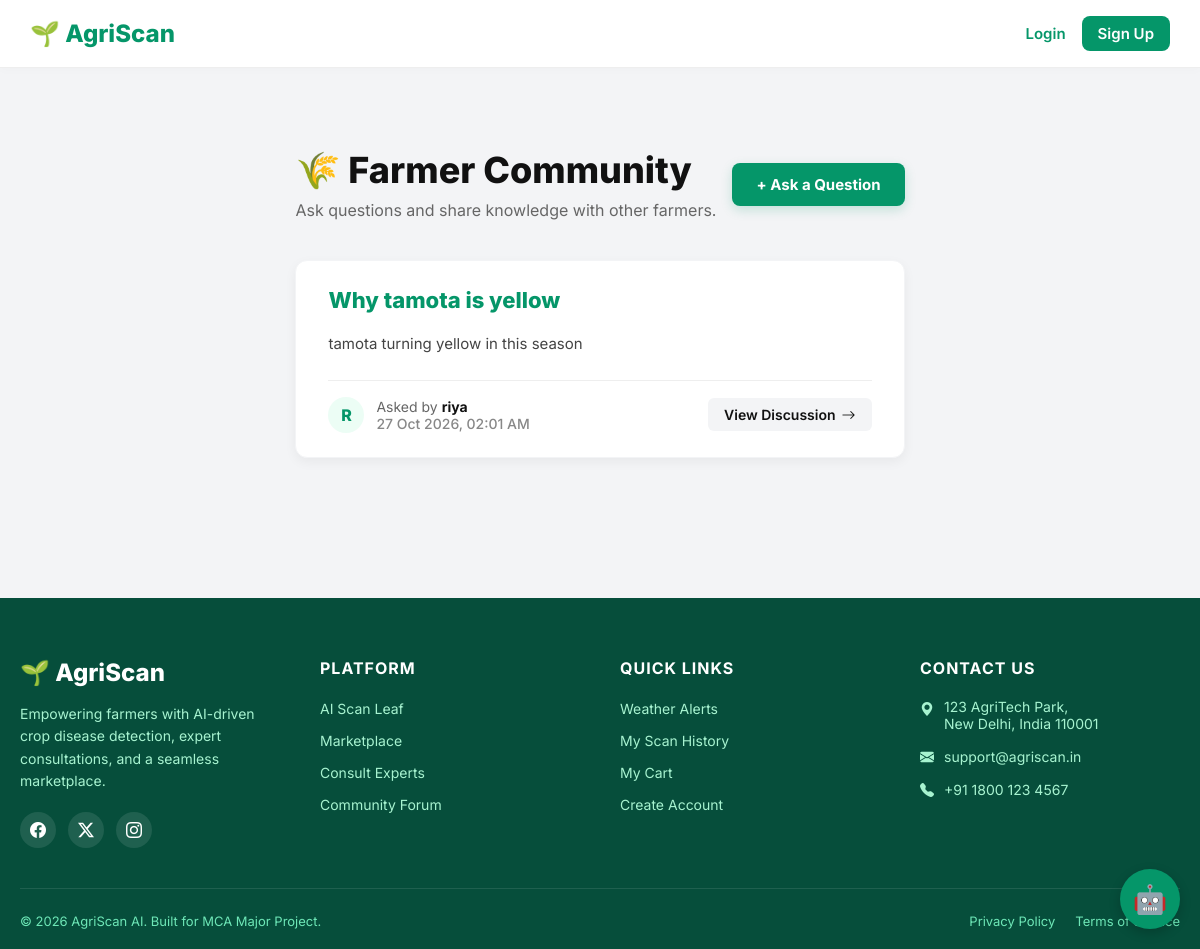
Page /community/forum/ on the earlier database version.
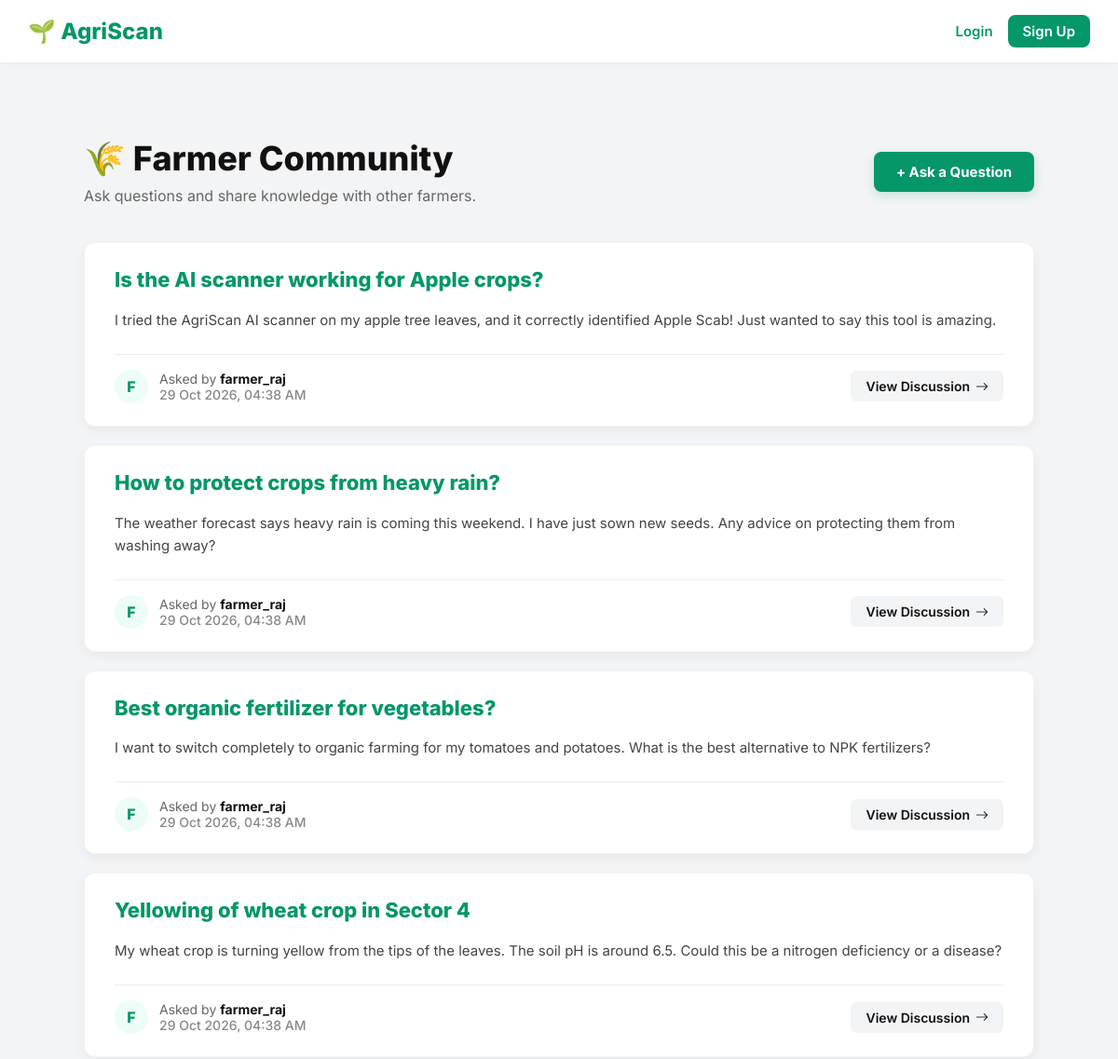
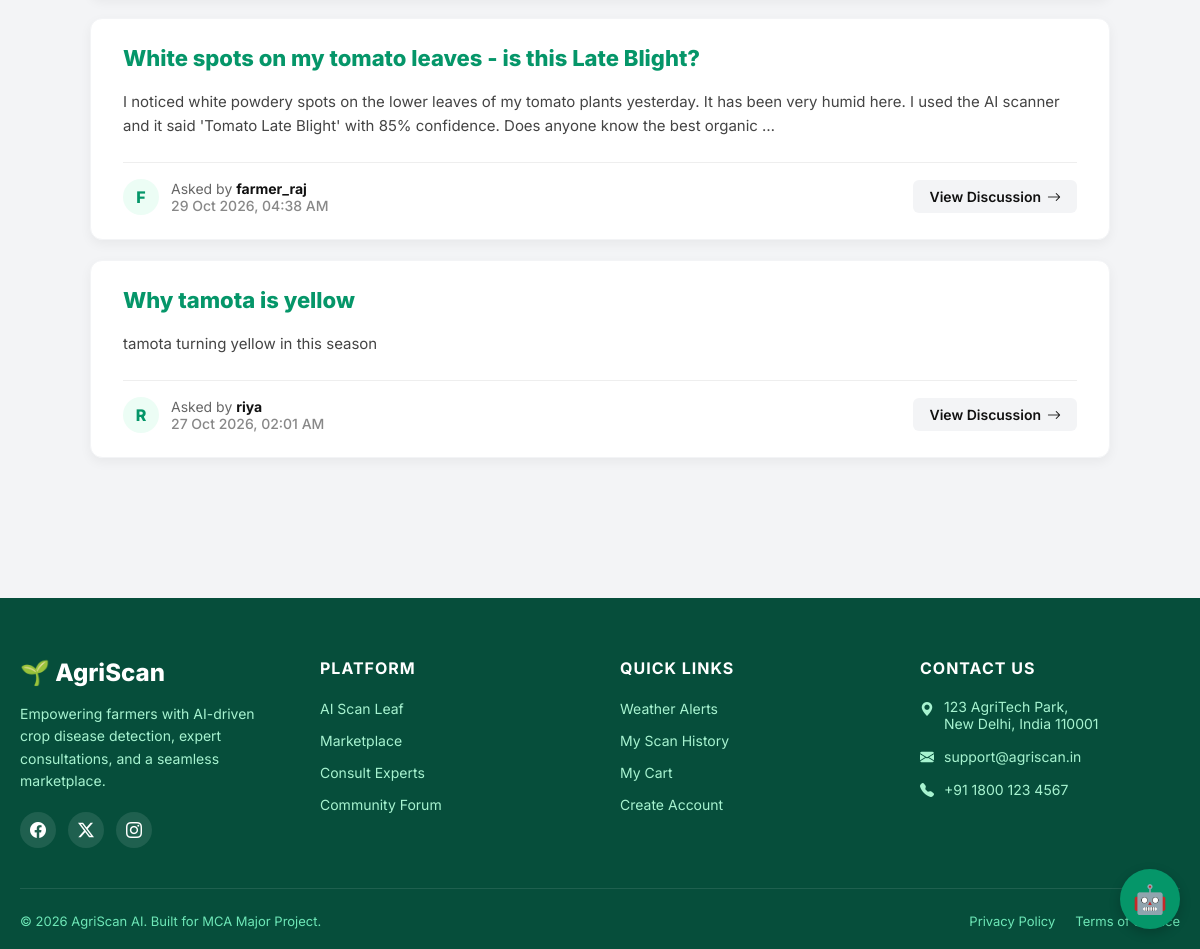
Same page on the later database version (2 pictures, top to bottom).
### community/models.py (models this page shows)
class ForumPost(models.Model):
    author = models.ForeignKey(User, on_delete=models.CASCADE)
    title = models.CharField(max_length=200)
    content = models.TextField()
    created_at = models.DateTimeField(auto_now_add=True)

### accounts/models.py (models this page shows)
class User(AbstractUser):
    ROLE_CHOICES = (
        ('farmer', 'Farmer'),
        ('agronomist', 'Agronomist'),
        ('seller', 'Seller'),
        ('admin', 'Admin'),
    )
    role = models.CharField(max_length=20, choices=ROLE_CHOICES, default='farmer')
    phone = models.CharField(max_length=15, blank=True)

### community/views.py (the view)
# urls.py: path('forum/', views.forum_list, name='forum_list'),
def forum_list(request):
    posts = ForumPost.objects.all().order_by('-created_at')
    return render(request, 'community/forum_list.html', {'posts': posts})

### templates/community/forum_list.html (shortened to what this page needs)
{% extends "base.html" %}
{% block content %}
<div class="forum-container">
    <div class="forum-header">
        <div>
            <h1 style="font-size: 36px; font-weight: 800; color: #111; margin-bottom: 8px;">🌾 Farmer Community</h1>
            <p style="color: #666; font-size: 16px;">Ask questions and share knowledge with other farmers.</p>
        </div>
        <a href="{% url 'create_post' %}" style="background: #059669; color: white; padding: 12px 24px; border-radius: 8px; text-decoration: none; font-weight: 700; font-size: 15px; box-shadow: 0 4px 12px rgba(5, 150, 105, 0.2); transition: 0.2s;">
            + Ask a Question
        </a>
    </div>
    {% for post in posts %}
    <div class="forum-card">
        <a href="{% url 'post_detail' post.id %}" class="forum-title">
            {{ post.title }}
        </a>
        <p class="forum-content">
            {{ post.content|truncatewords:40 }}
        </p>
        <div class="forum-meta">
            <div class="author-info">
                <div class="avatar">{{ post.author.username|first|upper }}</div>
                <div>
                    <div class="author-text">Asked by <strong>{{ post.author.username }}</strong></div>
                    <div class="date-text">{{ post.created_at|date:"d M Y, h:i A" }}</div>
                </div>
            </div>
            <a href="{% url 'post_detail' post.id %}" class="read-more-btn">
                View Discussion <i class="bi bi-arrow-right"></i>
            </a>
        </div>
    </div>
    {% endfor %}
</div>
{% endblock %}

### templates/base.html (shortened to what this page needs)
{% load static %}
<!DOCTYPE html>
<html lang="en">
<head>
    <link href="https://cdn.jsdelivr.net/npm/bootstrap-icons@1.11.0/font/bootstrap-icons.css" rel="stylesheet">
    <link rel="stylesheet" href="{% static 'css/style.css' %}">
</head>
<body>
<nav class="navbar" style="background: white; border-bottom: 1px solid #eee; box-shadow: 0 2px 10px rgba(0,0,0,0.02);">
    <div class="nav-container" style="display: flex; justify-content: space-between; align-items: center; width: 100%; max-width: 1400px; margin: 0 auto; padding: 16px 30px; box-sizing: border-box; gap: 20px;">
        <div style="display: flex; align-items: center; gap: 20px; flex-shrink: 1; overflow: hidden;">
            <a href="/" class="brand" style="font-size: 24px; font-weight: 800; color: #059669; text-decoration: none; white-space: nowrap; flex-shrink: 0;">
                🌱 AgriScan
            </a>
        </div>
        <div style="display: flex; align-items: center; gap: 16px; white-space: nowrap; flex-shrink: 0; margin-left: 20px;">
            {% if user.is_authenticated %}
                <span style="font-size: 15px; font-weight: 700; color: #059669;">
                    Hi, {{ user.username }}
                </span>
                <form method="post" action="{% url 'logout' %}" style="margin: 0;">
                    {% csrf_token %}
                    <button type="submit" style="background: none; border: none; cursor: pointer; font-family: inherit; font-size: 15px; font-weight: 600; color: #dc2626; padding: 0;">Logout</button>
                </form>
            {% else %}
                <a href="{% url 'login' %}" style="font-size: 15px; font-weight: 600; color: #059669; text-decoration: none;">Login</a>
                <a href="{% url 'register' %}" style="background: #059669; color: white; padding: 8px 16px; border-radius: 8px; text-decoration: none; font-size: 15px; font-weight: 600;">Sign Up</a>
            {% endif %}
        </div>
    </div>
</nav>
<main class="container">
    {% block content %}{% endblock %}
</main>
<footer style="background: #064E3B; color: #D1FAE5; padding: 60px 0 20px 0; margin-top: 60px; font-family: 'Inter', sans-serif;">
    <div style="max-width: 1200px; margin: 0 auto; padding: 0 20px;">
        <div style="display: grid; grid-template-columns: repeat(auto-fit, minmax(200px, 1fr)); gap: 40px; margin-bottom: 40px;">
            <div>
                <a href="{% url 'home' %}" style="display: flex; align-items: center; gap: 8px; font-size: 24px; font-weight: 800; color: white; text-decoration: none; margin-bottom: 16px;">
                    🌱 AgriScan
                </a>
                <p style="font-size: 14px; line-height: 1.6; color: #A7F3D0; margin-bottom: 20px;">
                    Empowering farmers with AI-driven crop disease detection, expert consultations, and a seamless marketplace.
                </p>
                <div style="display: flex; gap: 12px;">
                    <a href="#" style="color: white; background: rgba(255,255,255,0.1); width: 36px; height: 36px; display: flex; align-items: center; justify-content: center; border-radius: 50%; text-decoration: none;"><i class="bi bi-facebook"></i></a>
                    <a href="#" style="color: white; background: rgba(255,255,255,0.1); width: 36px; height: 36px; display: flex; align-items: center; justify-content: center; border-radius: 50%; text-decoration: none;"><i class="bi bi-twitter-x"></i></a>
                    <a href="#" style="color: white; background: rgba(255,255,255,0.1); width: 36px; height: 36px; display: flex; align-items: center; justify-content: center; border-radius: 50%; text-decoration: none;"><i class="bi bi-instagram"></i></a>
                </div>
            </div>
            <div>
                <h4 style="color: white; font-size: 16px; font-weight: 700; margin-bottom: 20px; text-transform: uppercase; letter-spacing: 1px;">Platform</h4>
                <ul style="list-style: none; padding: 0; margin: 0; display: flex; flex-direction: column; gap: 12px;">
                    <li><a href="{% url 'home' %}" style="color: #A7F3D0; text-decoration: none; font-size: 14px;">AI Scan Leaf</a></li>
                    <li><a href="{% url 'store' %}" style="color: #A7F3D0; text-decoration: none; font-size: 14px;">Marketplace</a></li>
                    <li><a href="{% url 'expert_list' %}" style="color: #A7F3D0; text-decoration: none; font-size: 14px;">Consult Experts</a></li>
                    <li><a href="{% url 'forum_list' %}" style="color: #A7F3D0; text-decoration: none; font-size: 14px;">Community Forum</a></li>
                </ul>
            </div>
            <div>
                <h4 style="color: white; font-size: 16px; font-weight: 700; margin-bottom: 20px; text-transform: uppercase; letter-spacing: 1px;">Quick Links</h4>
                <ul style="list-style: none; padding: 0; margin: 0; display: flex; flex-direction: column; gap: 12px;">
                    <li><a href="{% url 'weather_dashboard' %}" style="color: #A7F3D0; text-decoration: none; font-size: 14px;">Weather Alerts</a></li>
                    <li><a href="{% url 'history' %}" style="color: #A7F3D0; text-decoration: none; font-size: 14px;">My Scan History</a></li>
                    <li><a href="{% url 'view_cart' %}" style="color: #A7F3D0; text-decoration: none; font-size: 14px;">My Cart</a></li>
                    {% if not user.is_authenticated %}
                    <li><a href="{% url 'register' %}" style="color: #A7F3D0; text-decoration: none; font-size: 14px;">Create Account</a></li>
                    {% endif %}
                </ul>
            </div>
            <div>
                <h4 style="color: white; font-size: 16px; font-weight: 700; margin-bottom: 20px; text-transform: uppercase; letter-spacing: 1px;">Contact Us</h4>
                <ul style="list-style: none; padding: 0; margin: 0; display: flex; flex-direction: column; gap: 16px; font-size: 14px; color: #A7F3D0;">
                    <li style="display: flex; gap: 10px; align-items: flex-start;">
                        <i class="bi bi-geo-alt-fill" style="margin-top: 2px;"></i>
                        <span>123 AgriTech Park,<br>New Delhi, India 110001</span>
                    </li>
                    <li style="display: flex; gap: 10px; align-items: center;">
                        <i class="bi bi-envelope-fill"></i>
                        <span>support@agriscan.in</span>
                    </li>
                    <li style="display: flex; gap: 10px; align-items: center;">
                        <i class="bi bi-telephone-fill"></i>
                        <span>+91 1800 123 4567</span>
                    </li>
                </ul>
            </div>
        </div>
        <div style="border-top: 1px solid rgba(255,255,255,0.1); padding-top: 24px; display: flex; justify-content: space-between; align-items: center; flex-wrap: wrap; gap: 16px; font-size: 13px; color: #6EE7B7;">
            <p style="margin: 0;">&copy; 2026 AgriScan AI. Built for MCA Major Project.</p>
            <div style="display: flex; gap: 20px;">
                <a href="#" style="color: #6EE7B7; text-decoration: none;">Privacy Policy</a>
                <a href="#" style="color: #6EE7B7; text-decoration: none;">Terms of Service</a>
            </div>
        </div>
    </div>
</footer>
{% if '/login/' not in request.path and '/register/' not in request.path %}
<div id="chatbot-btn" style="position: fixed; bottom: 20px; right: 20px; background: #059669; color: white; width: 60px; height: 60px; border-radius: 50%; display: flex; align-items: center; justify-content: center; font-size: 28px; cursor: pointer; box-shadow: 0 4px 12px rgba(0,0,0,0.2); z-index: 1000;">
    🤖
</div>
{% endif %}
</body>
</html>

### static/css/style.css (style rules this page uses)
:root { --primary: #059669; --primary-dark: #047857; --bg: #F3F4F6; --card-bg: #FFFFFF; --text-main: #111827; --text-muted: #6B7280; --border: #E5E7EB; --shadow: 0 10px 25px rgba(0,0,0,0.05); }
* { box-sizing: border-box; margin: 0; padding: 0; }
body { font-family: 'Inter', sans-serif; background: var(--bg); color: var(--text-main); display: flex; flex-direction: column; min-height: 100vh; }
.container { max-width: 1100px; margin: 0 auto; padding: 40px 20px; flex: 1; }
.navbar { background: var(--card-bg); box-shadow: 0 2px 10px rgba(0,0,0,0.05); position: sticky; top: 0; z-index: 100; }
.nav-container { max-width: 1100px; margin: 0 auto; padding: 16px 20px; display: flex; justify-content: space-between; align-items: center; }
.brand { font-size: 22px; font-weight: 800; color: var(--primary); text-decoration: none; }

### templates/base.html (style rules this page uses)
body { display: flex; flex-direction: column; min-height: 100vh; margin: 0; }
main { flex: 1 0 auto; }

### templates/community/forum_list.html (style rules this page uses)
.forum-container { max-width: 1200px; margin: 40px auto; padding: 0 20px; }
.forum-header { display: flex; justify-content: space-between; align-items: center; margin-bottom: 40px; flex-wrap: wrap; gap: 16px; }
.forum-card { background: white; border-radius: 12px; padding: 24px 32px; margin-bottom: 20px; box-shadow: 0 4px 12px rgba(0,0,0,0.05); border: 1px solid #F3F4F6; transition: transform 0.2s, box-shadow 0.2s; display: flex; flex-direction: column; gap: 16px; }
.forum-title { font-size: 22px; font-weight: 800; color: #059669; text-decoration: none; margin: 0; line-height: 1.4; }
.forum-content { color: #444; font-size: 15px; line-height: 1.6; margin: 0; }
.forum-meta { display: flex; justify-content: space-between; align-items: center; border-top: 1px solid #eee; padding-top: 16px; margin-top: 8px; }
.author-info { display: flex; align-items: center; gap: 12px; }
.avatar { width: 36px; height: 36px; background: #ECFDF5; color: #059669; border-radius: 50%; display: flex; align-items: center; justify-content: center; font-weight: 800; font-size: 16px; }
.author-text { font-size: 14px; color: #666; }
.author-text strong { color: #111; }
.date-text { font-size: 14px; color: #888; font-weight: 500; }
.read-more-btn { background: #F3F4F6; color: #111; padding: 8px 16px; border-radius: 6px; text-decoration: none; font-weight: 600; font-size: 14px; transition: 0.2s; display: inline-flex; align-items: center; gap: 6px; }

Differences in the rows shown:
added ForumPost: title "Is the AI scanner working for Apple crops?", content "I tried the AgriScan AI scanner on my apple tree leaves, and it correctly identified Apple Scab! Just wanted to say this tool is amazing.", author.username|first "F", author.username "farmer_raj", created_at "29 Oct 2026, 04:38 AM"
added ForumPost: title "How to protect crops from heavy rain?", content "The weather forecast says heavy rain is coming this weekend. I have just sown new seeds. Any advice on protecting them from washing away?", author.username|first "F", author.username "farmer_raj", created_at "29 Oct 2026, 04:38 AM"
added ForumPost: title "Best organic fertilizer for vegetables?", content "I want to switch completely to organic farming for my tomatoes and potatoes. What is the best alternative to NPK fertilizers?", author.username|first "F", author.username "farmer_raj", created_at "29 Oct 2026, 04:38 AM"
added ForumPost: title "Yellowing of wheat crop in Sector 4", content "My wheat crop is turning yellow from the tips of the leaves. The soil pH is around 6.5. Could this be a nitrogen deficiency or a disease?", author.username|first "F", author.username "farmer_raj", created_at "29 Oct 2026, 04:38 AM"
added ForumPost: title "White spots on my tomato leaves - is this Late Blight?", content "I noticed white powdery spots on the lower leaves of my tomato plants yesterday. It has been very humid here. I used the AI scanner and it said 'Tomato Late Blight' with 85% confidence. Does anyone know the best organic …", author.username|first "F", author.username "farmer_raj", created_at "29 Oct 2026, 04:38 AM"
